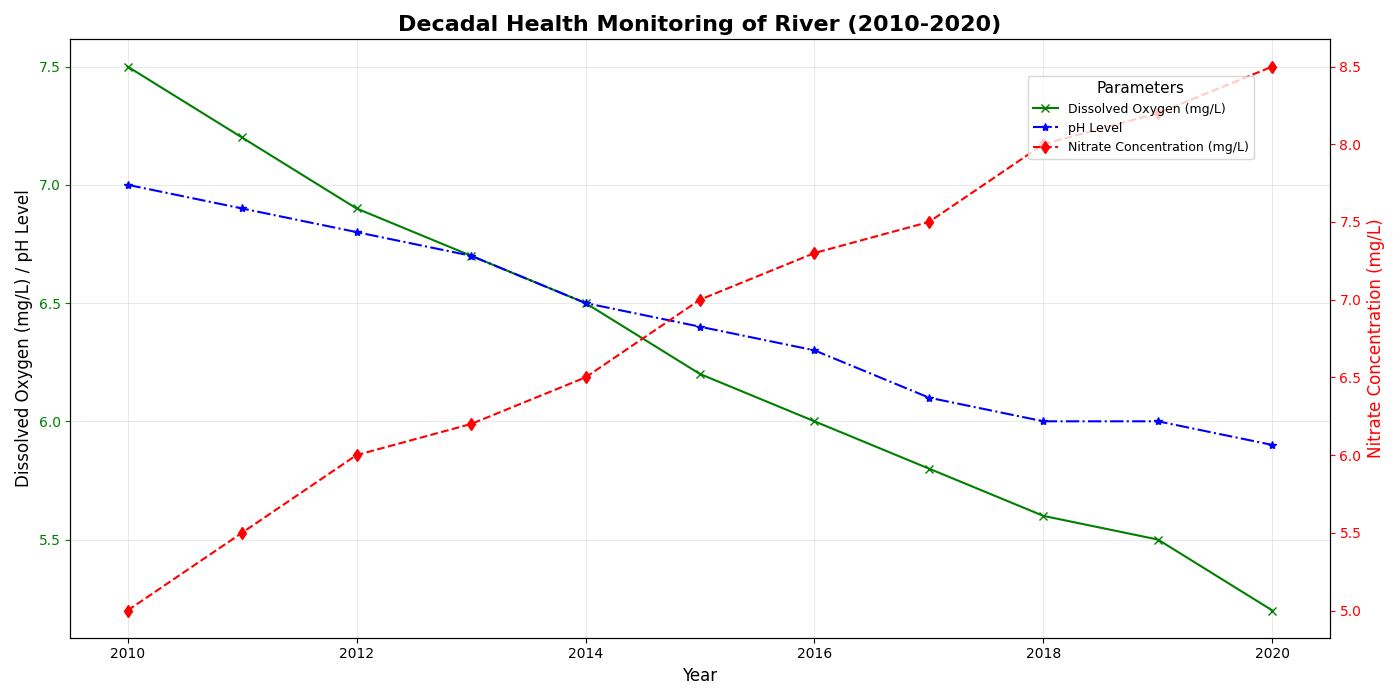

Write Python code to recreate this figure.
import matplotlib.pyplot as plt
import numpy as np

# Years for the data (2010-2020)
years = np.arange(2010, 2021)

# Artificial data representing average monthly measurements for different river health parameters
dissolved_oxygen = [7.5, 7.2, 6.9, 6.7, 6.5, 6.2, 6.0, 5.8, 5.6, 5.5, 5.2]
ph_level = [7.0, 6.9, 6.8, 6.7, 6.5, 6.4, 6.3, 6.1, 6.0, 6.0, 5.9]
nitrate_concentration = [5, 5.5, 6, 6.2, 6.5, 7, 7.3, 7.5, 8, 8.2, 8.5]

# Create subplots
fig, ax1 = plt.subplots(figsize=(14, 7))

# Use secondary y-axis for nitrate concentration
ax2 = ax1.twinx()

# Plot the line chart for dissolved oxygen and pH level
ax1.plot(years, dissolved_oxygen, label='Dissolved Oxygen (mg/L)', color='green', marker='x', linestyle='-', linewidth=1.5)
ax1.plot(years, ph_level, label='pH Level', color='blue', marker='*', linestyle='-.', linewidth=1.5)

# Plot the nitrate concentration on a secondary y-axis
ax2.plot(years, nitrate_concentration, label='Nitrate Concentration (mg/L)', color='red', marker='d', linestyle='--', linewidth=1.5)

# Adding labels and title
ax1.set_xlabel('Year', fontsize=12)
ax1.set_ylabel('Dissolved Oxygen (mg/L) / pH Level', fontsize=12, color='black')
ax2.set_ylabel('Nitrate Concentration (mg/L)', fontsize=12, color='red')
plt.title('Decadal Health Monitoring of River (2010-2020)', fontsize=16, fontweight='bold')

# Random styling modifications
ax1.grid(visible=True, which='major', linestyle='-', linewidth=0.5, color='lightgrey', alpha=0.7)

# Customizing ticks and legends
ax1.tick_params(axis='y', colors='green')
ax2.tick_params(axis='y', colors='red')
fig.tight_layout()

# Adding legends
fig.legend(loc='upper right', bbox_to_anchor=(0.9, 0.9), fontsize=9, title='Parameters', title_fontsize='11')

# Display the plot
plt.show()
